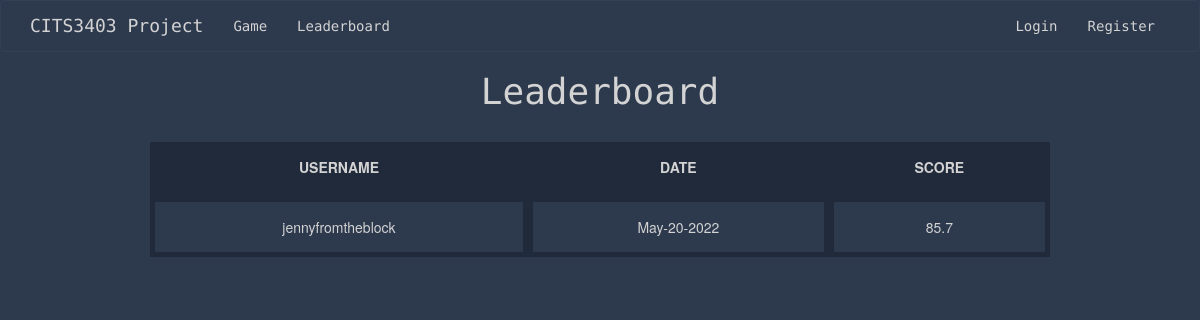
The page /leaderboard on the database as committed earlier.
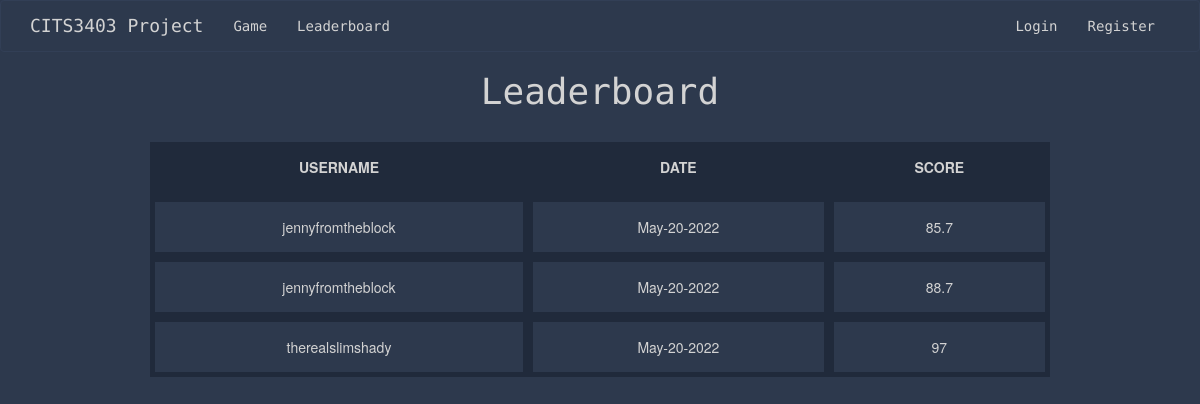
The same page on the database as committed later.
### app/models.py (models this page shows, shortened)
class Score(UserMixin, db.Model):
    id = db.Column(db.Integer, primary_key=True)
    user_score = db.Column(db.Integer)
    user_id = db.Column(db.Integer, db.ForeignKey("user.id"))
    today = date.today()
    format_date = today.strftime("%b-%d-%Y") #strips minutes, formats the date eg May-16-2022
    date = db.Column(db.String, default=format_date)

class User(UserMixin, db.Model):
    id = db.Column(db.Integer, primary_key=True)
    username = db.Column(db.String(64), index=True, unique=True)
    email = db.Column(db.String(120), index=True, unique=True)
    password_hash = db.Column(db.String(128))
    user_stats = db.relationship('Score', backref='user', lazy=True)

### app/routes.py (the view)
@app.route('/leaderboard', methods=['GET', 'POST'])
def leaderboard():
    all_scores = Score.query.all()
    user = User.query.all()
    if current_user.is_authenticated:
        user_id = current_user.id
    return render_template('leaderboard.html', title='Leaderboard', scores=all_scores, user=user)

### app/templates/leaderboard.html
{% extends "base.html" %}
{% block content %}
<h1>Leaderboard</h1>
    <table id="myTable" class="tablesorter">
        <thead>
            <tr>
                <th> USERNAME </th>
                <th> DATE </th>
                <th> SCORE </th>
            </tr>
        </thead>
        <tbody>
            {% for score in scores %}
                <tr>
                    <td> {{ score.user.username }} </td>
                    <td> {{ score.date }} </td>
                    <td> {{ score.user_score }}</td>
                </tr>
            {% endfor %}
        </tbody>
    </table>
{% endblock %}

### app/templates/base.html (shortened to what this page needs)
{% extends 'bootstrap/base.html' %}
{% block styles %}
{{ super() }}
<head>
<link rel="stylesheet" href="{{ url_for('static', filename='css/stylesheet.css') }}">
</head>
{% endblock %}
{% block navbar %}
<nav class="navbar navbar-default">
    <div class="container">
        <div class="navbar-header">
            <a class="navbar-brand" href="{{ url_for('index') }}">CITS3403 Project</a>
        </div>
        <div class="collapse navbar-collapse" id="bs-example-navbar-collapse-1">
            <ul class="nav navbar-nav navbar-left">
                {% if current_user.is_anonymous %}
                <li><a href="{{ url_for('game') }}">Game</a></li>
                <li><a href="{{ url_for('leaderboard') }}">Leaderboard</a></li>
                {% else %}
                <li><a href="{{ url_for('game') }}">Game</a></li>
                <li><a href="{{ url_for('leaderboard') }}">Leaderboard</a></li>
                <li><a href="{{ url_for('user_stats') }}">Profile</a></li>
                {% endif %}
            </ul>
            <ul class="nav navbar-nav navbar-right">
                {% if current_user.is_anonymous %}
                <li><a href="{{ url_for('login') }}">Login</a></li>
                <li><a href="{{ url_for('register') }}">Register</a></li>
                {% else %}
                <li><a href="{{ url_for('logout') }}">Logout</a></li>
                {% endif %}
            </ul>
        </div>
    </div>
</nav>
{% endblock %}

### app/static/css/stylesheet.css (style rules this page uses)
head,body { text-align: center; }
body { background: #2d394d; color: lightgrey; }
.center, h1 { text-align: center; font-family: 'Source Code Pro', monospace; }
ul { display: inline-block; text-align: left; list-style-type: square; }
a { color: lightgrey !important; }
.navbar-default { background: #2d394d; border-color: #323f56; font-family: 'Source Code Pro', monospace; }
table { border-collapse: separate; width: 75%; margin-left: auto; margin-right: auto; margin-top: 30px; }
th, td { border: 5px solid #202a3b; padding: 15px; text-align: center; margin: none; }
th { border-top: none; font-weight: bold; background-color: #202a3b; }

Rows that differ between the two databases and show on the page:
added Score: user.username "jennyfromtheblock", date "May-20-2022", user_score "88.7"
added Score: user.username "therealslimshady", date "May-20-2022", user_score "97"
